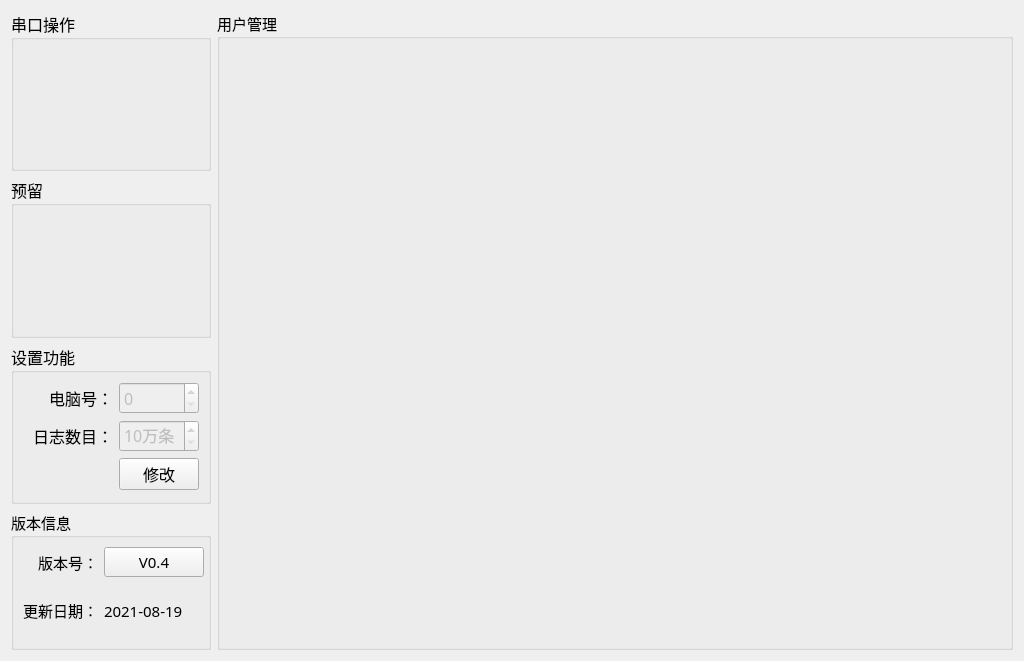
<?xml version="1.0" encoding="UTF-8"?>
<ui version="4.0">
 <class>Setup_MainWid</class>
 <widget class="QWidget" name="Setup_MainWid">
  <property name="geometry">
   <rect>
    <x>0</x>
    <y>0</y>
    <width>1024</width>
    <height>661</height>
   </rect>
  </property>
  <property name="font">
   <font>
    <family>微软雅黑</family>
    <pointsize>11</pointsize>
   </font>
  </property>
  <property name="windowTitle">
   <string>Form</string>
  </property>
  <layout class="QGridLayout" name="gridLayout_6">
   <item row="0" column="0">
    <widget class="QGroupBox" name="groupBox_3">
     <property name="minimumSize">
      <size>
       <width>0</width>
       <height>100</height>
      </size>
     </property>
     <property name="maximumSize">
      <size>
       <width>200</width>
       <height>220</height>
      </size>
     </property>
     <property name="font">
      <font>
       <family>微软雅黑</family>
       <pointsize>12</pointsize>
      </font>
     </property>
     <property name="title">
      <string>串口操作</string>
     </property>
     <layout class="QGridLayout" name="gridLayout">
      <item row="0" column="0">
       <widget class="QWidget" name="sourceWid" native="true">
        <property name="minimumSize">
         <size>
          <width>0</width>
          <height>70</height>
         </size>
        </property>
       </widget>
      </item>
     </layout>
    </widget>
   </item>
   <item row="0" column="1" rowspan="4">
    <widget class="QGroupBox" name="groupBox_5">
     <property name="title">
      <string>用户管理</string>
     </property>
     <layout class="QGridLayout" name="gridLayout_4">
      <item row="0" column="0">
       <widget class="QStackedWidget" name="stackedWid"/>
      </item>
     </layout>
    </widget>
   </item>
   <item row="1" column="0">
    <widget class="QGroupBox" name="groupBox_4">
     <property name="maximumSize">
      <size>
       <width>200</width>
       <height>300</height>
      </size>
     </property>
     <property name="font">
      <font>
       <family>微软雅黑</family>
       <pointsize>12</pointsize>
      </font>
     </property>
     <property name="title">
      <string>预留</string>
     </property>
     <layout class="QGridLayout" name="gridLayout_3"/>
    </widget>
   </item>
   <item row="2" column="0">
    <widget class="QGroupBox" name="groupBox_2">
     <property name="minimumSize">
      <size>
       <width>0</width>
       <height>0</height>
      </size>
     </property>
     <property name="maximumSize">
      <size>
       <width>200</width>
       <height>16777215</height>
      </size>
     </property>
     <property name="font">
      <font>
       <family>微软雅黑</family>
       <pointsize>12</pointsize>
      </font>
     </property>
     <property name="title">
      <string>设置功能</string>
     </property>
     <layout class="QGridLayout" name="gridLayout_5">
      <item row="0" column="0">
       <widget class="QLabel" name="label_16">
        <property name="text">
         <string>电脑号：</string>
        </property>
        <property name="alignment">
         <set>Qt::AlignRight|Qt::AlignTrailing|Qt::AlignVCenter</set>
        </property>
       </widget>
      </item>
      <item row="0" column="1">
       <widget class="QSpinBox" name="pcNumSpin">
        <property name="enabled">
         <bool>false</bool>
        </property>
        <property name="styleSheet">
         <string notr="true"/>
        </property>
        <property name="maximum">
         <number>9</number>
        </property>
       </widget>
      </item>
      <item row="1" column="0">
       <widget class="QLabel" name="label_15">
        <property name="text">
         <string>日志数目：</string>
        </property>
        <property name="alignment">
         <set>Qt::AlignRight|Qt::AlignTrailing|Qt::AlignVCenter</set>
        </property>
       </widget>
      </item>
      <item row="1" column="1">
       <widget class="QSpinBox" name="logCountSpin">
        <property name="enabled">
         <bool>false</bool>
        </property>
        <property name="suffix">
         <string>万条</string>
        </property>
        <property name="minimum">
         <number>10</number>
        </property>
       </widget>
      </item>
      <item row="2" column="0">
       <spacer name="horizontalSpacer_2">
        <property name="orientation">
         <enum>Qt::Horizontal</enum>
        </property>
        <property name="sizeHint" stdset="0">
         <size>
          <width>92</width>
          <height>20</height>
         </size>
        </property>
       </spacer>
      </item>
      <item row="2" column="1">
       <widget class="QPushButton" name="pcBtn">
        <property name="text">
         <string>修改</string>
        </property>
       </widget>
      </item>
     </layout>
    </widget>
   </item>
   <item row="3" column="0">
    <widget class="QGroupBox" name="groupBox">
     <property name="maximumSize">
      <size>
       <width>200</width>
       <height>140</height>
      </size>
     </property>
     <property name="title">
      <string>版本信息</string>
     </property>
     <layout class="QGridLayout" name="gridLayout_2">
      <item row="1" column="2">
       <widget class="QLabel" name="label_date">
        <property name="text">
         <string>2021-08-19</string>
        </property>
       </widget>
      </item>
      <item row="0" column="0">
       <widget class="QLabel" name="label">
        <property name="text">
         <string>版本号：</string>
        </property>
        <property name="alignment">
         <set>Qt::AlignRight|Qt::AlignTrailing|Qt::AlignVCenter</set>
        </property>
       </widget>
      </item>
      <item row="1" column="0">
       <widget class="QLabel" name="label_3">
        <property name="text">
         <string>更新日期：</string>
        </property>
        <property name="alignment">
         <set>Qt::AlignRight|Qt::AlignTrailing|Qt::AlignVCenter</set>
        </property>
       </widget>
      </item>
      <item row="0" column="2">
       <widget class="QPushButton" name="verBtn">
        <property name="minimumSize">
         <size>
          <width>100</width>
          <height>30</height>
         </size>
        </property>
        <property name="text">
         <string>V0.4</string>
        </property>
       </widget>
      </item>
     </layout>
    </widget>
   </item>
  </layout>
 </widget>
 <resources/>
 <connections/>
</ui>
